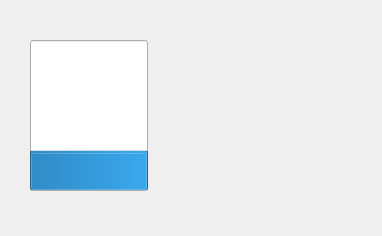
<?xml version="1.0" encoding="UTF-8"?>
<ui version="4.0">
 <class>Nivel</class>
 <widget class="QWidget" name="Nivel">
  <property name="geometry">
   <rect>
    <x>0</x>
    <y>0</y>
    <width>382</width>
    <height>236</height>
   </rect>
  </property>
  <property name="windowTitle">
   <string>Form</string>
  </property>
  <widget class="QProgressBar" name="progressBar">
   <property name="geometry">
    <rect>
     <x>30</x>
     <y>40</y>
     <width>118</width>
     <height>151</height>
    </rect>
   </property>
   <property name="value">
    <number>24</number>
   </property>
   <property name="textVisible">
    <bool>false</bool>
   </property>
   <property name="orientation">
    <enum>Qt::Vertical</enum>
   </property>
  </widget>
  <widget class="QLabel" name="label">
   <property name="geometry">
    <rect>
     <x>200</x>
     <y>100</y>
     <width>67</width>
     <height>17</height>
    </rect>
   </property>
   <property name="text">
    <string/>
   </property>
  </widget>
 </widget>
 <resources/>
 <connections/>
</ui>
